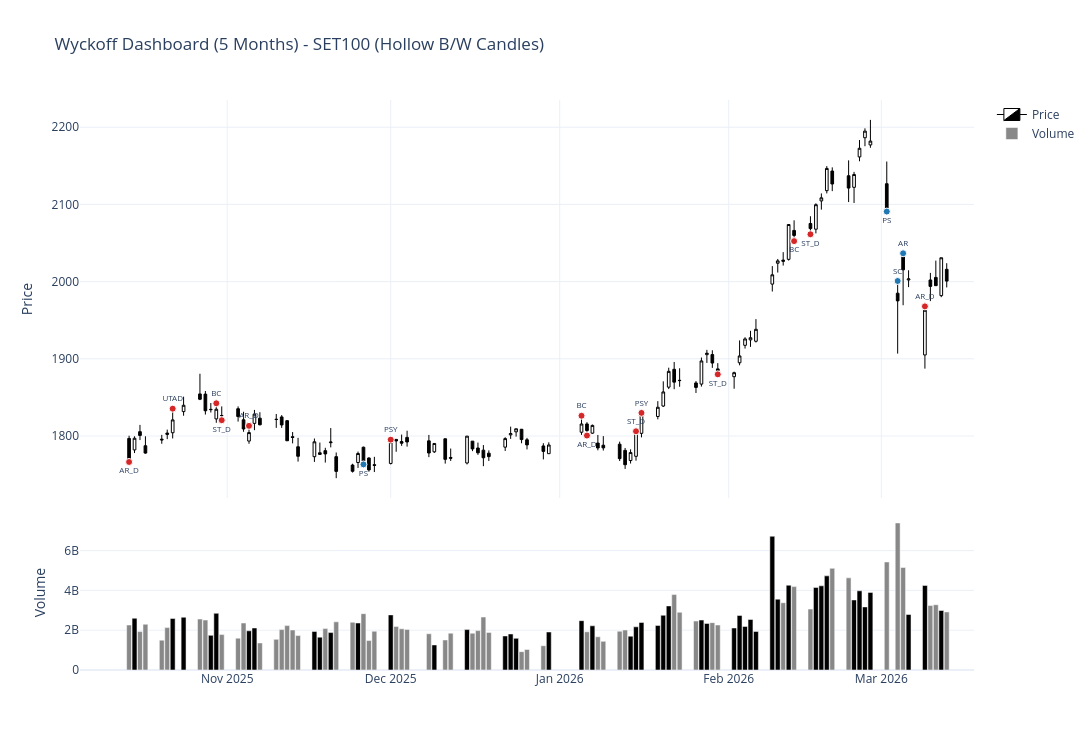

Here is the notebook cell this chart was saved with:
### Code cell
from plotly.subplots import make_subplots

# Plot last 5 months only
import plotly.graph_objects as go

end_date = df['Date'].max()
start_date = end_date - pd.DateOffset(months=5)
df_all = df[(df['Date'] >= start_date) & (df['Date'] <= end_date)].copy()

fig = make_subplots(rows=2, cols=1, shared_xaxes=True,
                    vertical_spacing=0.03, row_heights=[0.72, 0.28])

fig.add_trace(
    go.Candlestick(
        x=df_all['Date'],
        open=df_all['Open'], high=df_all['High'],
        low=df_all['Low'], close=df_all['Close'],
        increasing_line_color='black', decreasing_line_color='black',
        increasing_fillcolor='white', decreasing_fillcolor='black',
        increasing=dict(line=dict(width=1)), decreasing=dict(line=dict(width=1)),
        name='Price'
    ), row=1, col=1
)

df_ev = df_all[df_all['Wyckoff_Event'].notna() & (df_all['Wyckoff_Event'] != '')].copy()
df_ev['bar_range'] = (df_ev['High'] - df_ev['Low']).replace(0, np.nan)
df_ev['close_pos'] = (df_ev['Close'] - df_ev['Low']) / df_ev['bar_range']
df_ev['close_pos'] = df_ev['close_pos'].fillna(0.5)
upper_th, lower_th = 0.6, 0.4
df_ev['anchor_side'] = np.select(
    [df_ev['close_pos'] >= upper_th, df_ev['close_pos'] <= lower_th, df_ev['Close'] >= df_ev['Open']],
    ['top', 'bottom', 'top'], default='bottom'
)
df_ev['y'] = np.where(df_ev['anchor_side'] == 'top', df_ev['High'], df_ev['Low'])
df_ev['text_pos'] = np.where(df_ev['anchor_side'] == 'top', 'top center', 'bottom center')

color_map = {'Accumulation': '#1f77b4', 'Markup': '#2ca02c', 'Distribution': '#d62728', 'Markdown': '#9467bd'}
for pos in ['top center', 'bottom center']:
    dd = df_ev[df_ev['text_pos'] == pos]
    if dd.empty:
        continue
    fig.add_trace(
        go.Scatter(
            x=dd['Date'], y=dd['y'], mode='markers+text',
            marker=dict(size=7, color=dd['Wyckoff_Phase'].map(color_map).fillna('black'),
                        line=dict(width=1, color='white')),
            text=dd['Wyckoff_Event'], textposition=pos, textfont=dict(size=8),
            hovertemplate='<b>%{text}</b><br>Date: %{x|%Y-%m-%d}<br>Close: %{customdata[0]:.2f}<extra></extra>',
            customdata=np.stack((dd['Close'], dd['Rel_Vol'], dd['RSI'], dd['close_pos']), axis=1),
            showlegend=False
        ), row=1, col=1
    )

volume_colors = np.where(df_all['Close'] >= df_all['Open'], '#000000', '#888888')
fig.add_trace(go.Bar(x=df_all['Date'], y=df_all['Volume'], marker_color=volume_colors, name='Volume'), row=2, col=1)

fig.update_layout(
    title='Wyckoff Dashboard (5 Months) - SET100 (Hollow B/W Candles)',
    template='plotly_white', hovermode='x unified', height=750, width=1400, bargap=0.1
)
fig.update_yaxes(title_text='Price', row=1, col=1)
fig.update_yaxes(title_text='Volume', row=2, col=1)
fig.update_xaxes(range=[start_date, end_date], rangeslider=dict(visible=False), row=1, col=1)

fig.show(config={'scrollZoom': True, 'displayModeBar': True})
